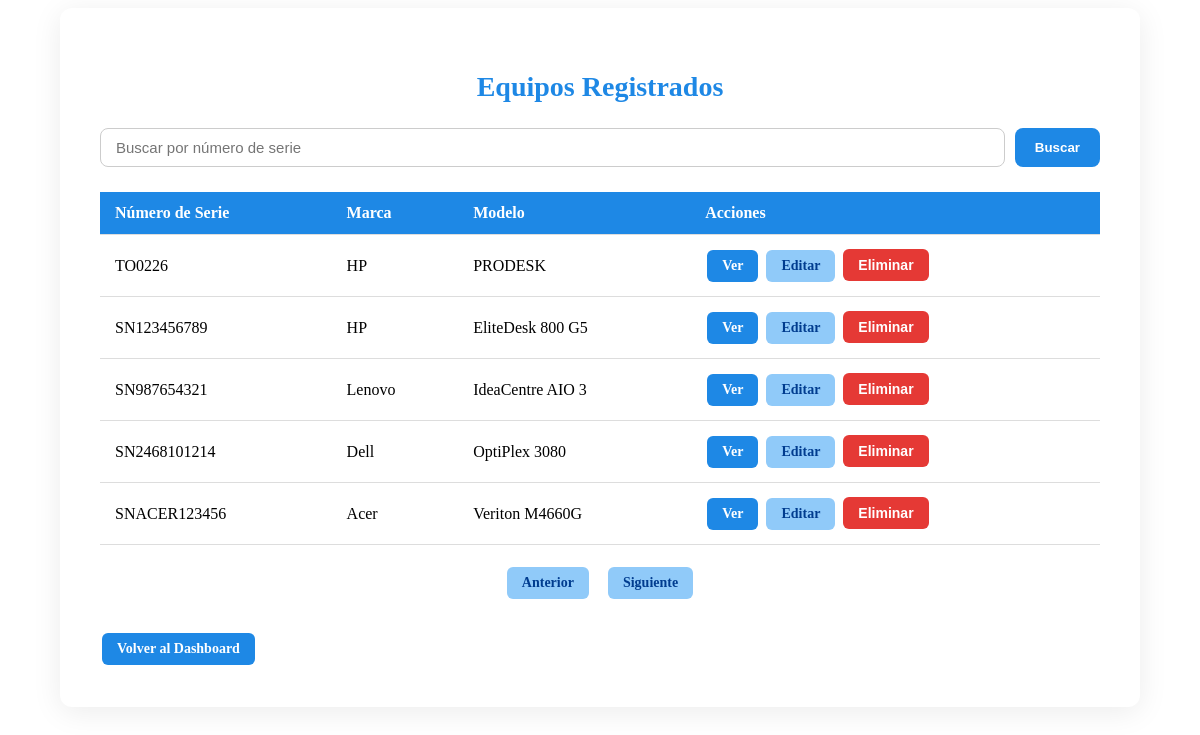
The page /vista/ver_equipos.php (signed in) on the database its author committed.
### tables this page shows
CREATE TABLE `computadores` (
  `id` int(11) NOT NULL,
  `tipo_equipo` enum('Torre','Todo en uno') NOT NULL,
  `marca` varchar(100) NOT NULL,
  `modelo` varchar(100) NOT NULL,
  `numero_serie` varchar(100) NOT NULL,
  `procesador` varchar(150) NOT NULL,
  `ram_gb` int(11) NOT NULL,
  `tipo_ram` varchar(50) DEFAULT NULL,
  `almacenamiento_gb` int(11) NOT NULL,
  `tipo_almacenamiento` enum('HDD','SSD','Híbrido') NOT NULL,
  `sistema_operativo` varchar(100) DEFAULT NULL,
  `licencia_so` tinyint(1) DEFAULT 0,
  `antivirus_instalado` varchar(100) DEFAULT NULL,
  `ubicacion` varchar(100) DEFAULT NULL,
  `estado_equipo` enum('Operativo','En reparación','Dañado','Obsoleto') DEFAULT 'Operativo',
  `fecha_ingreso` date NOT NULL,
  `observaciones` text DEFAULT NULL,
  `imagen` blob DEFAULT NULL
);

### vista/ver_equipos.php (the view, shortened to what this page needs)
<?php
require '../config/conexion.php';
$usuario = $_SESSION['usuario'];
$sql = "SELECT rol FROM usuarios WHERE usuario = ?";
$stmt = $conn->prepare($sql);
$stmt->bind_param("s", $usuario);
$stmt->execute();
$result = $stmt->get_result();
$row = $result->fetch_assoc();
$rol = $row['rol'];
$limit = 5;
$page = isset($_GET['page']) ? (int)$_GET['page'] : 1;
$offset = ($page - 1) * $limit;
$search = isset($_POST['search']) ? $_POST['search'] : '';
$sql = "SELECT * FROM computadores WHERE numero_serie LIKE ? LIMIT ?, ?";
$stmt = $conn->prepare($sql);
$searchParam = "%$search%";
$stmt->bind_param("sii", $searchParam, $offset, $limit);
$stmt->execute();
$result = $stmt->get_result();
?>
<!DOCTYPE html>
<html lang="es">
<head>
    <link rel="stylesheet" href="../css/equipos.css">
</head>
<body class="equipos-page">
    <div class="equipos-container">
        <h2 class="equipos-title">Equipos Registrados</h2>
        <form method="POST" class="search-form">
            <input type="text" name="search" placeholder="Buscar por número de serie" value="<?php echo htmlspecialchars($search); ?>">
            <input type="submit" value="Buscar">
        </form>
        <table>
            <thead>
                <tr>
                    <th>Número de Serie</th>
                    <th>Marca</th>
                    <th>Modelo</th>
                    <th>Acciones</th>
                </tr>
            </thead>
            <tbody>
                <?php while ($row = $result->fetch_assoc()): ?>
                <tr>
                    <td><?php echo htmlspecialchars($row['numero_serie']); ?></td>
                    <td><?php echo htmlspecialchars($row['marca']); ?></td>
                    <td><?php echo htmlspecialchars($row['modelo']); ?></td>
                    <td>
                        <a href="detalle_equipo.php?id=<?php echo $row['id']; ?>" class="btn btn-primario">Ver</a>
                        <?php if ($rol == 'admin' || $rol == 'usuario'): ?>
                            <a href="editar.php?id=<?php echo $row['id']; ?>" class="btn btn-secundario">Editar</a>
                        <?php endif; ?>
                        <?php if ($rol == 'admin'): ?>
                            <form action="eliminar_equipo.php" method="POST" style="display:inline;" onsubmit="return confirm('¿Estás seguro de eliminar este equipo?');">
                                <button type="submit" class="btn btn-peligro">Eliminar</button>
                            </form>
                        <?php endif; ?>
                    </td>
                </tr>
                <?php endwhile; ?>
            </tbody>
        </table>
        <div class="pagination" style="margin-top: 20px;">
            <a href="?page=<?php echo max(1, $page - 1); ?>" class="btn btn-secundario">Anterior</a>
            <a href="?page=<?php echo $page + 1; ?>" class="btn btn-secundario">Siguiente</a>
        </div>
        <div style="margin-top: 30px;">
            <a href="dashboard.php" class="btn btn-primario">Volver al Dashboard</a>
        </div>
    </div>
</body>
</html>

### css/equipos.css (style rules this page uses)
.equipos-container { background: #fff; padding: 40px; border-radius: 12px; box-shadow: 0 5px 30px rgba(0, 0, 0, 0.08); max-width: 1000px; margin: auto; }
.equipos-title { font-size: 28px; color: #1e88e5; margin-bottom: 25px; text-align: center; }
.search-form { display: flex; gap: 10px; margin-bottom: 25px; }
.search-form input[type="text"] { flex: 1; padding: 10px 15px; font-size: 15px; border-radius: 8px; border: 1px solid #ccc; transition: 0.3s; }
.search-form input[type="submit"] { background-color: #1e88e5; color: white; border: none; padding: 10px 20px; border-radius: 8px; cursor: pointer; font-weight: bold; transition: background-color 0.3s; }
table { width: 100%; border-collapse: collapse; margin-bottom: 20px; }
thead { background-color: #1e88e5; color: white; }
th, td { padding: 12px 15px; text-align: left; border-bottom: 1px solid #ddd; }
.btn { display: inline-block; padding: 8px 15px; font-size: 14px; text-decoration: none; border-radius: 6px; font-weight: bold; transition: background-color 0.3s, color 0.3s; margin: 2px; text-align: center; }
.btn-primario { background-color: #1e88e5; color: white; }
.btn-secundario { background-color: #90caf9; color: #003c8f; }
.btn-peligro { background-color: #e53935; color: white; border: none; }

### rows shown on the page
computadores: numero_serie "TO0226", marca "HP", modelo "PRODESK"
computadores: numero_serie "SN123456789", marca "HP", modelo "EliteDesk 800 G5"
computadores: numero_serie "SN987654321", marca "Lenovo", modelo "IdeaCentre AIO 3"
computadores: numero_serie "SN2468101214", marca "Dell", modelo "OptiPlex 3080"
computadores: numero_serie "SNACER123456", marca "Acer", modelo "Veriton M4660G"
